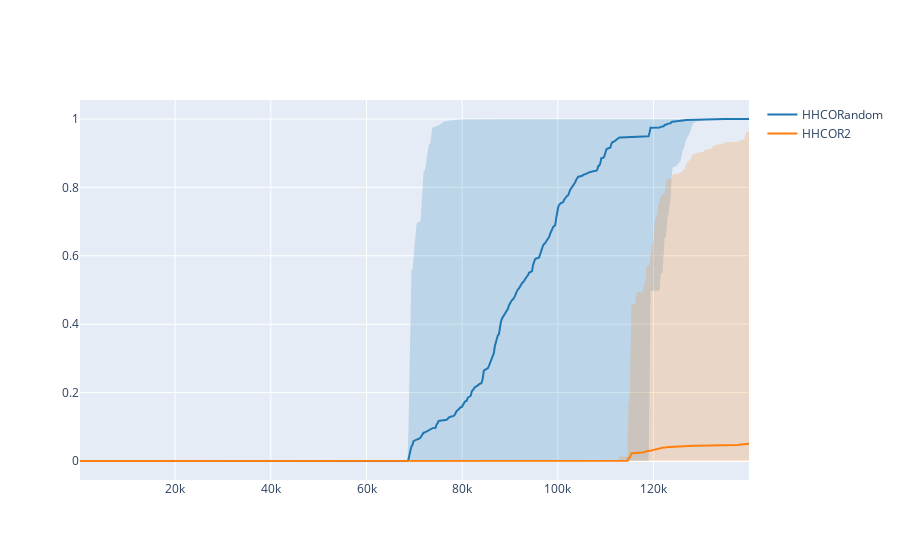

This figure's notebook cell:
### Code cell
import pandas as pd
import plotly.graph_objects as go

DEFAULT_PLOTLY_COLORS_RGB=['rgb(31, 119, 180)', 'rgb(255, 127, 14)',
                       'rgb(44, 160, 44)', 'rgb(214, 39, 40)',
                       'rgb(148, 103, 189)', 'rgb(140, 86, 75)',
                       'rgb(227, 119, 194)', 'rgb(127, 127, 127)',
                       'rgb(188, 189, 34)', 'rgb(23, 190, 207)']


fig = go.Figure()


prob="MaF03"
pop_size = 210
runs = [str(i) for i in range(0, 20)]
path="../MaFMethodology/5/hhco/HHCORandom/%s/output/"%(prob)
df_list=[]
for run in runs:
    df = pd.read_csv(path+"hvimprovement."+run, names=["HV"])
    df['fe'] = np.arange(len(df))
    df['it'] = df['fe'] // pop_size
    df['run'] = run
    df_list.append(df)
df = pd.concat(df_list)
df = df.groupby(['it', 'run']).mean().reset_index()

df_mean = df.groupby(['it']).mean().reset_index()
df_max = df.groupby(['it']).max().reset_index()
df_min = df.groupby(['it']).min().reset_index()

x = df_mean['fe'].tolist()
x_rev = x[::-1]

# Line 1
y1 = df_mean['HV'].tolist()
y1_upper = df_max['HV'].tolist()
y1_lower = df_min['HV'].tolist()
y1_lower = y1_lower[::-1]

fig.add_trace(go.Scatter(
    x=x+x_rev,
    y=y1_upper+y1_lower,
    fill='toself',
    fillcolor='rgba(31, 119, 180,0.2)',
    line_color='rgba(255,255,255,0)',
    showlegend=False,
    name='HHCORandom',
))
fig.add_trace(go.Scatter(
    x=x, y=y1,
    line_color='rgb(31, 119, 180)',
    name='HHCORandom',
))

pop_size = 210
runs = [str(i) for i in range(0, 20)]
path="../MaFMethodology/5/hhco/HHCOR2/%s/output/"%(prob)
df_list=[]
for run in runs:
    df = pd.read_csv(path+"hvimprovement."+run, names=["HV"])
    df['fe'] = np.arange(len(df))
    df['it'] = df['fe'] // pop_size
    df['run'] = run
    df_list.append(df)
df = pd.concat(df_list)
df = df.groupby(['it', 'run']).mean().reset_index()

df_mean = df.groupby(['it']).mean().reset_index()
df_max = df.groupby(['it']).max().reset_index()
df_min = df.groupby(['it']).min().reset_index()

x = df_mean['fe'].tolist()
x_rev = x[::-1]

# Line 1
y1 = df_mean['HV'].tolist()
y1_upper = df_max['HV'].tolist()
y1_lower = df_min['HV'].tolist()
y1_lower = y1_lower[::-1]

fig.add_trace(go.Scatter(
    x=x+x_rev,
    y=y1_upper+y1_lower,
    fill='toself',
    fillcolor='rgba(255, 127, 14, 0.2)',
    line_color='rgba(255,255,255,0)',
    showlegend=False,
    name='HHCOR2',
))
fig.add_trace(go.Scatter(
    x=x, y=y1,
    line_color='rgb(255, 127, 14)',
    name='HHCOR2',
))


fig.update_traces(mode='lines')
fig.show()

### Figure 1 — Plotly figure (JSON) as saved in the notebook; plotly's stock layout.template omitted (floating-point values rounded to 4 significant figures; data arrays with more than 128 entries replaced by an {"elided": "..."} marker saying what was removed)
{"data": [{"fill": "toself", "fillcolor": "rgba(31, 119, 180,0.2)", "line": {"color": "rgba(255,255,255,0)"}, "mode": "lines", "name": "HHCORandom", "showlegend": false, "type": "scatter", "x": {"elided": "1334 float values"}, "y": {"elided": "1334 float values"}}, {"line": {"color": "rgb(31, 119, 180)"}, "mode": "lines", "name": "HHCORandom", "type": "scatter", "x": {"elided": "667 float values"}, "y": {"elided": "667 float values"}}, {"fill": "toself", "fillcolor": "rgba(255, 127, 14, 0.2)", "line": {"color": "rgba(255,255,255,0)"}, "mode": "lines", "name": "HHCOR2", "showlegend": false, "type": "scatter", "x": {"elided": "1334 float values"}, "y": {"elided": "1334 float values"}}, {"line": {"color": "rgb(255, 127, 14)"}, "mode": "lines", "name": "HHCOR2", "type": "scatter", "x": {"elided": "667 float values"}, "y": {"elided": "667 float values"}}], "layout": {}}
